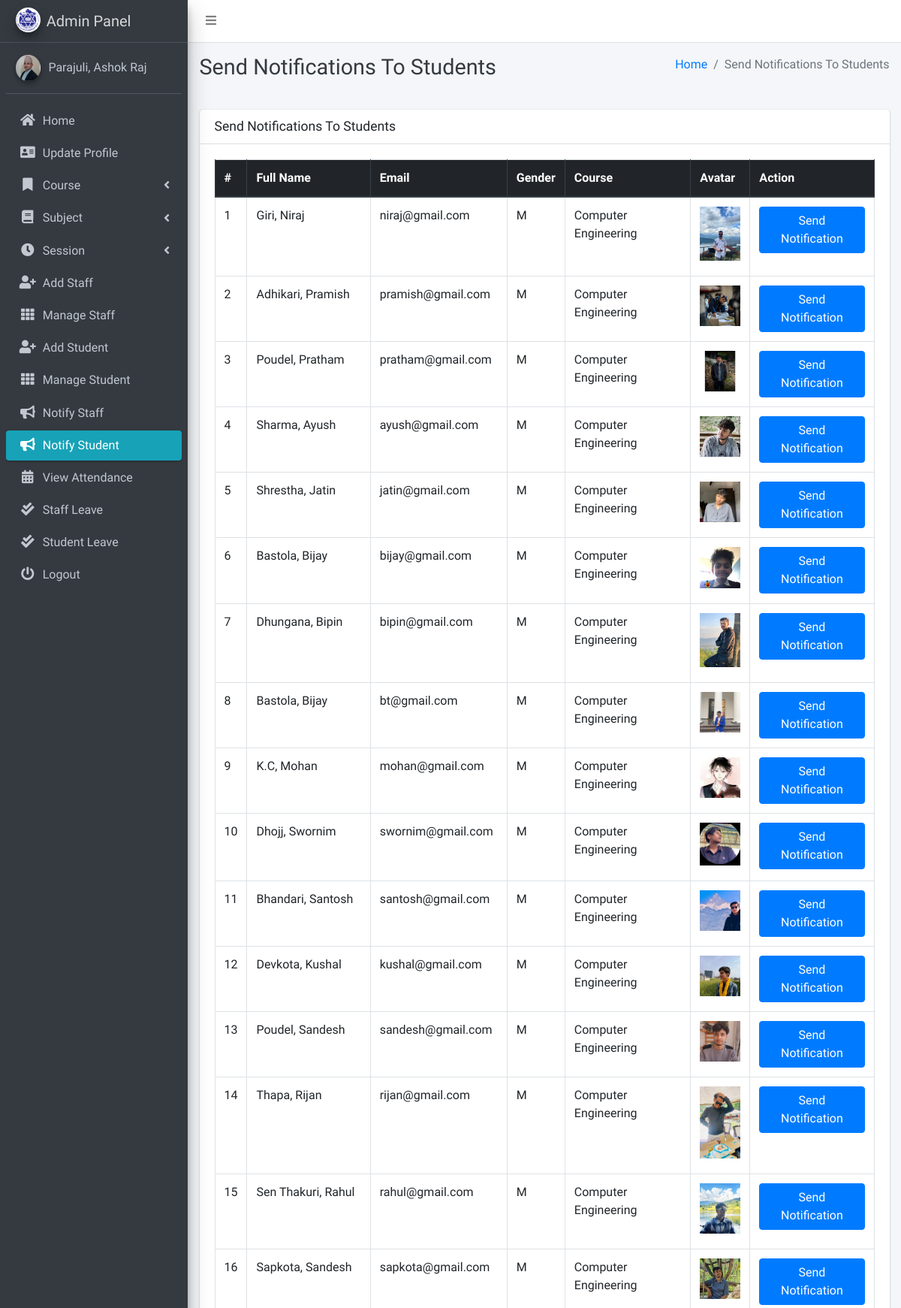
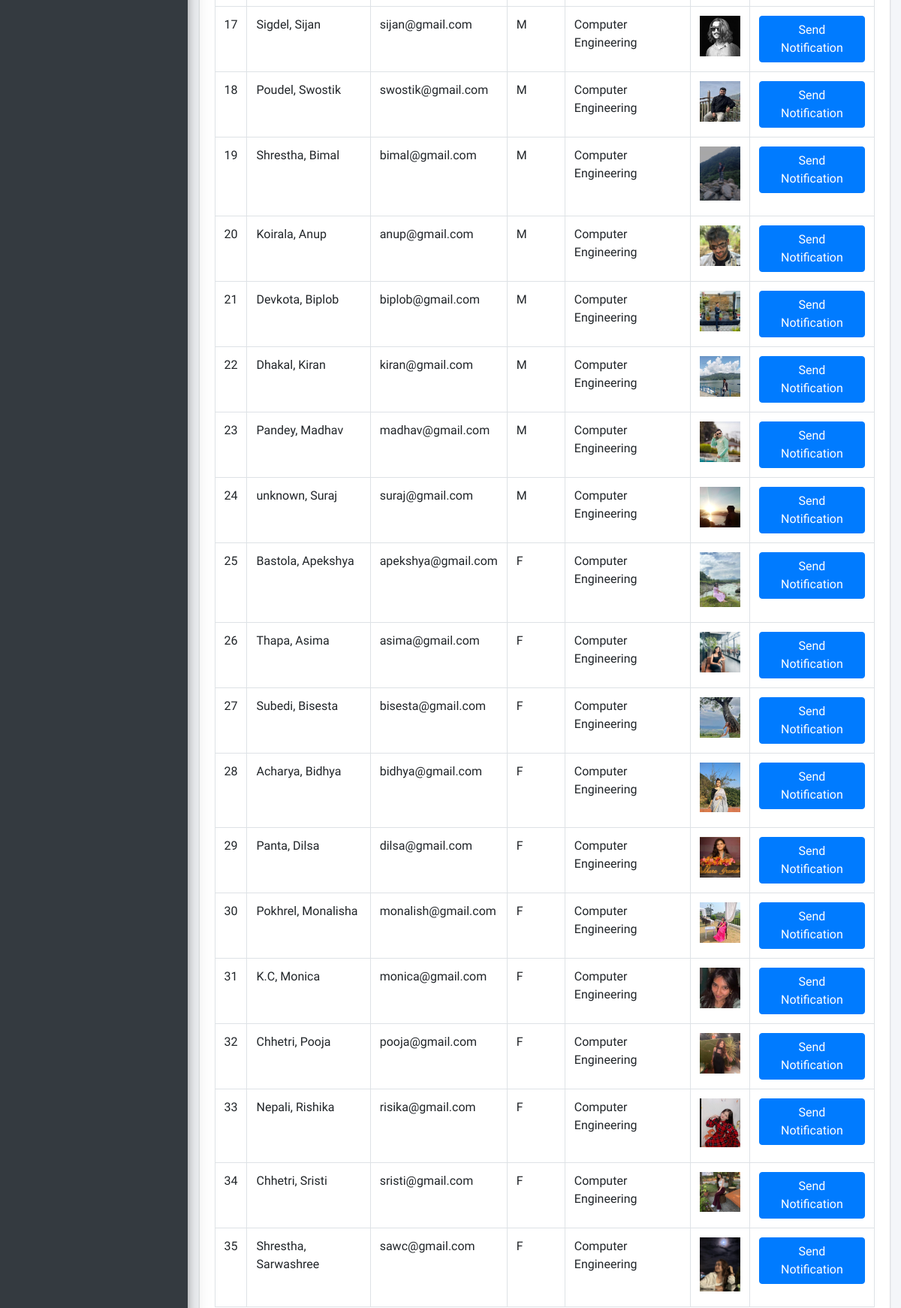
Page /admin_notify_student (signed in, upper part) on the committed database (2 pictures, top to bottom).
### main_app/models.py (models this page shows, shortened)
class CustomUser(AbstractUser):
    USER_TYPE = ((1, "HOD"), (2, "Staff"), (3, "Student"))
    GENDER = [("M", "Male"), ("F", "Female")]
    username = None  # Removed username, using email instead
    email = models.EmailField(unique=True)
    user_type = models.CharField(default=1, choices=USER_TYPE, max_length=1)
    gender = models.CharField(max_length=1, choices=GENDER)
    profile_pic = models.ImageField()
    address = models.TextField()
    fcm_token = models.TextField(default="")  # For firebase notifications
    created_at = models.DateTimeField(auto_now_add=True)
    updated_at = models.DateTimeField(auto_now=True)
    USERNAME_FIELD = "email"
    REQUIRED_FIELDS = []
    objects = CustomUserManager()
    def __str__(self):
        return self.last_name + ", " + self.first_name

class Student(models.Model):
    admin = models.OneToOneField(CustomUser, on_delete=models.CASCADE)
    course = models.ForeignKey(Course, on_delete=models.PROTECT, null=True, blank=False)  # Use PROTECT to avoid deletion issue
    session = models.ForeignKey(Session, on_delete=models.PROTECT, null=True)  # Use PROTECT here too

class Course(models.Model):
    name = models.CharField(max_length=120)
    created_at = models.DateTimeField(auto_now_add=True)
    updated_at = models.DateTimeField(auto_now=True)

### main_app/hod_views.py (the view)
# urls.py: path("admin_notify_student", hod_views.admin_notify_student,
def admin_notify_student(request):
    student = CustomUser.objects.filter(user_type=3)
    context = {
        'page_title': "Send Notifications To Students",
        'students': student
    }
    return render(request, "hod_template/student_notification.html", context)

### main_app/templates/hod_template/student_notification.html (shortened to what this page needs)
{% extends 'main_app/base.html' %}
{% load static %}
{% block page_title %}{{page_title}}{% endblock page_title %}
{% block content %}
<section class="content">
    <div class="container-fluid">
        <div class="row">
            <div class="col-md-12">
                <div class="card">
                    <div class="card-header">
                        <h3 class="card-title">{{page_title}}</h3>
                    </div>
                    <div class="card-body">
                        <table id="example2" class="table table-bordered table-hover">
                            <thead class="thead-dark">
                                <tr>
                                    <th>#</th>
                                    <th>Full Name</th>
                                    <th>Email</th>
                                    <th>Gender</th>
                                    <th>Course</th>
                                    <th>Avatar</th>
                                    <th>Action</th>
                                </tr>
                            </thead>
                            <tbody>
                                {% for student in students %}
                                <tr>
                                    <td>{{ forloop.counter }}</td>
                                    <td>{{student.last_name}}, {{student.first_name}}</td>
                                    <td>{{student.email}}</td>
                                    <td>{{student.gender}}</td>
                                    <td>{{student.student.course.name}}</td>
                                    <td>
                                        {% if student.profile_pic == ""  %}
                                        No Image
                                        {% else %}
                                        <img class="img img-fluid mb-2" height="56" width="56"
                                            src="{{student.profile_pic}}" alt="">
                                        {% endif %}
                                    </td>
                                    <td><button data-toggle = "modal" data-target = "#myModal"class="btn btn-primary show_notification" value="{{student.id}}">Send Notification</button>
                                    </td>
                                </tr>
                                {% endfor %}
                            </tbody>
                        </table>
                    </div>
                </div>
            </div>
        </div>
    </div>
</section>
{% endblock content %}

### main_app/templates/main_app/sidebar_template.html (shortened to what this page needs)
{% load static %}
<aside class="main-sidebar sidebar-dark-info elevation-4">
    {% if request.user.user_type == '1' %}
    <a href="{% url 'admin_home' %}" class="brand-link">
        <img src="{% static 'dist/img/gces.png' %} " alt="AdminLTE Logo"
            class="brand-image img-circle elevation-3" >
        <span class="brand-text font-weight-light">Admin Panel</span>
    </a>
    <div class="sidebar">
        <div class="user-panel mt-3 pb-3 mb-3 d-flex">
            <div class="image">
                <img src="{{ request.user.profile_pic}}" class="img-circle elevation-2" alt="User Image">
            </div>
            <div class="info">
                <a href="#" class="d-block">{{user}}</a>
            </div>
        </div>
        <nav class="mt-2">
            <ul class="nav nav-pills nav-sidebar flex-column" data-widget="treeview" role="menu" data-accordion="false">
                <li class="nav-item">
                    {% url 'admin_home' as admin_home %}
                    <a href="{{admin_home}}" class="nav-link {% if admin_home == request.path %} active {% endif %}">
                        <i class="nav-icon fas fa-home"></i>
                        <p>
                            Home
                        </p>
                    </a>
                </li>
                <li class="nav-item">
                    {% url 'admin_view_profile' as admin_view_profile %}
                    <a href="{{admin_view_profile}}"
                        class="nav-link {% if admin_view_profile == request.path %} active {% endif %}">
                        <i class="nav-icon fas fa-address-card"></i>
                        <p>
                            Update Profile
                        </p>
                    </a>
                </li>
                <li class="nav-item has-treeview">
                    <a href="#" class="nav-link">
                        <i class="nav-icon fas fa-bookmark"></i>
                        <p>
                            Course
                            <i class="fas fa-angle-left right"></i>
                        </p>
                    </a>
                </li>
                <li class="nav-item has-treeview">
                    <a href="#" class="nav-link">
                        <i class="nav-icon fas fa-book"></i>
                        <p>
                            Subject
                            <i class="fas fa-angle-left right"></i>
                        </p>
                    </a>
                </li>
                <li class="nav-item has-treeview">
                    <a href="#" class="nav-link">
                        <i class="nav-icon fas fa-clock"></i>
                        <p>
                            Session
                            <i class="fas fa-angle-left right"></i>
                        </p>
                    </a>
                </li>
                <li class="nav-item">
                    {% url 'add_staff' as add_staff %}
                    <a href="{{add_staff}}" class="nav-link {% if add_staff == request.path %} active {% endif %}">
                        <i class="nav-icon fas fa-user-plus"></i>
                        <p>
                            Add Staff
                        </p>
                    </a>
                </li>
                <li class="nav-item">
                    {% url 'manage_staff' as manage_staff %}
                    {% url 'edit_staff' staff_id as edit_staff %}
                    <a href="{{manage_staff}}"
                        class="nav-link {% if manage_staff == request.path or request.path == edit_staff %} active {% endif %}">
                        <i class="nav-icon fas fa-th"></i>
                        <p>
                            Manage Staff
                        </p>
                    </a>
                </li>
                <li class="nav-item">
                    {% url 'add_student' as add_student%}
                    <a href="{{add_student}}" class="nav-link  {% if add_student == request.path %} active {% endif %}">
                        <i class="nav-icon fas fa-user-plus"></i>
                        <p>
                            Add Student
                        </p>
                    </a>
                </li>
                <li class="nav-item">
                    {% url 'manage_student' as manage_student %}
                    {% url 'edit_student' student_id as edit_student %}
                    <a href="{{manage_student}}"
                        class="nav-link  {% if edit_student == request.path or manage_student == request.path %} active {% endif %}">
                        <i class="nav-icon fas fa-th"></i>
                        <p>
                            Manage Student
                        </p>
                    </a>
                </li>
                <li class="nav-item">
                    {% url 'admin_notify_staff' as admin_notify_staff %}
                    <a href="{{admin_notify_staff}}"
                        class="nav-link {% if admin_notify_staff == request.path %} active {% endif %}">
                        <i class="nav-icon fas fa-bullhorn"></i>
                        <p>
                            Notify Staff
                        </p>
                    </a>
                </li>
                <li class="nav-item">
                    {% url 'admin_notify_student' as admin_notify_student %}
                    <a href="{{admin_notify_student}}"
                        class="nav-link {% if admin_notify_student == request.path %} active {% endif %}">
                        <i class="nav-icon fas fa-bullhorn"></i>
                        <p>
                            Notify Student
                        </p>
                    </a>
                </li>
                <li class="nav-item">
                    {% url 'admin_view_attendance' as admin_view_attendance %}
                <li class="nav-item">
                    <a href="{{admin_view_attendance}}"
                        class="nav-link  {% if admin_view_attendance == request.path %} active {% endif %}">
                        <i class="nav-icon fas fa-calendar-alt"></i>
                        <p>
                            View Attendance
                        </p>
                    </a>
                </li>
                <li class="nav-item">
                    {% url 'view_staff_leave' as view_staff_leave %}
                    <a href="{{view_staff_leave}}"
                        class="nav-link  {% if view_staff_leave == request.path %} active {% endif %}">
                        <i class="nav-icon fas fa-check-double"></i>
                        <p>
                            Staff Leave
                        </p>
                    </a>
                </li>
                <li class="nav-item">
                    {% url 'view_student_leave' as view_student_leave %}
                    <a href="{% url 'view_student_leave' %}"
                        class="nav-link  {% if view_student_leave == request.path %} active {% endif %}">
                        <i class="nav-icon fas fa-check-double"></i>
                        <p>
                            Student Leave
                        </p>
                    </a>
                </li>
                                        {% endif %}
                                        <li class="nav-item">
                                            <a href="{% url 'user_logout' %}"
                                                onclick="return confirm('Your session would be terminated.\n\nProceed?')"
                                                class="nav-link">
                                                <i class="nav-icon fas fa-power-off"></i>
                                                <p>
                                                    Logout
                                                </p>
                                            </a>
                                        </li>
                                    </ul>
                                </nav>
                            </div>
</aside>

### rows in the picture
CustomUser: last_name+first_name "Parajuli, Ashok Raj"
CustomUser: last_name "Giri", first_name "Niraj", email "niraj@gmail.com", gender "M", student.course.name "Computer Engineering", profile_pic (picture)
CustomUser: last_name "Adhikari", first_name "Pramish", email "pramish@gmail.com", gender "M", student.course.name "Computer Engineering", profile_pic (picture)
CustomUser: last_name "Poudel", first_name "Pratham", email "pratham@gmail.com", gender "M", student.course.name "Computer Engineering", profile_pic (picture)
CustomUser: last_name "Sharma", first_name "Ayush", email "ayush@gmail.com", gender "M", student.course.name "Computer Engineering", profile_pic (picture)
CustomUser: last_name "Shrestha", first_name "Jatin", email "jatin@gmail.com", gender "M", student.course.name "Computer Engineering", profile_pic (picture)
CustomUser: last_name "Bastola", first_name "Bijay", email "bijay@gmail.com", gender "M", student.course.name "Computer Engineering", profile_pic (picture)
CustomUser: last_name "Dhungana", first_name "Bipin", email "bipin@gmail.com", gender "M", student.course.name "Computer Engineering", profile_pic (picture)
CustomUser: last_name "Bastola", first_name "Bijay", email "bt@gmail.com", gender "M", student.course.name "Computer Engineering", profile_pic (picture)
CustomUser: last_name "K.C", first_name "Mohan", email "mohan@gmail.com", gender "M", student.course.name "Computer Engineering", profile_pic (picture)
CustomUser: last_name "Dhojj", first_name "Swornim", email "swornim@gmail.com", gender "M", student.course.name "Computer Engineering", profile_pic (picture)
CustomUser: last_name "Bhandari", first_name "Santosh", email "santosh@gmail.com", gender "M", student.course.name "Computer Engineering", profile_pic (picture)
CustomUser: last_name "Devkota", first_name "Kushal", email "kushal@gmail.com", gender "M", student.course.name "Computer Engineering", profile_pic (picture)
CustomUser: last_name "Poudel", first_name "Sandesh", email "sandesh@gmail.com", gender "M", student.course.name "Computer Engineering", profile_pic (picture)
CustomUser: last_name "Thapa", first_name "Rijan", email "rijan@gmail.com", gender "M", student.course.name "Computer Engineering", profile_pic (picture)
CustomUser: last_name "Sen Thakuri", first_name "Rahul", email "rahul@gmail.com", gender "M", student.course.name "Computer Engineering", profile_pic (picture)
CustomUser: last_name "Sapkota", first_name "Sandesh", email "sapkota@gmail.com", gender "M", student.course.name "Computer Engineering", profile_pic (picture)
CustomUser: last_name "Sigdel", first_name "Sijan", email "sijan@gmail.com", gender "M", student.course.name "Computer Engineering", profile_pic (picture)
CustomUser: last_name "Poudel", first_name "Swostik", email "swostik@gmail.com", gender "M", student.course.name "Computer Engineering", profile_pic (picture)
CustomUser: last_name "Shrestha", first_name "Bimal", email "bimal@gmail.com", gender "M", student.course.name "Computer Engineering", profile_pic (picture)
CustomUser: last_name "Koirala", first_name "Anup", email "anup@gmail.com", gender "M", student.course.name "Computer Engineering", profile_pic (picture)
CustomUser: last_name "Devkota", first_name "Biplob", email "biplob@gmail.com", gender "M", student.course.name "Computer Engineering", profile_pic (picture)
CustomUser: last_name "Dhakal", first_name "Kiran", email "kiran@gmail.com", gender "M", student.course.name "Computer Engineering", profile_pic (picture)
CustomUser: last_name "Pandey", first_name "Madhav", email "madhav@gmail.com", gender "M", student.course.name "Computer Engineering", profile_pic (picture)
CustomUser: last_name "unknown", first_name "Suraj", email "suraj@gmail.com", gender "M", student.course.name "Computer Engineering", profile_pic (picture)
CustomUser: last_name "Bastola", first_name "Apekshya", email "apekshya@gmail.com", gender "F", student.course.name "Computer Engineering", profile_pic (picture)
CustomUser: last_name "Thapa", first_name "Asima", email "asima@gmail.com", gender "F", student.course.name "Computer Engineering", profile_pic (picture)
CustomUser: last_name "Subedi", first_name "Bisesta", email "bisesta@gmail.com", gender "F", student.course.name "Computer Engineering", profile_pic (picture)
CustomUser: last_name "Acharya", first_name "Bidhya", email "bidhya@gmail.com", gender "F", student.course.name "Computer Engineering", profile_pic (picture)
CustomUser: last_name "Panta", first_name "Dilsa", email "dilsa@gmail.com", gender "F", student.course.name "Computer Engineering", profile_pic (picture)
CustomUser: last_name "Pokhrel", first_name "Monalisha", email "monalish@gmail.com", gender "F", student.course.name "Computer Engineering", profile_pic (picture)
CustomUser: last_name "K.C", first_name "Monica", email "monica@gmail.com", gender "F", student.course.name "Computer Engineering", profile_pic (picture)
CustomUser: last_name "Chhetri", first_name "Pooja", email "pooja@gmail.com", gender "F", student.course.name "Computer Engineering", profile_pic (picture)
CustomUser: last_name "Nepali", first_name "Rishika", email "risika@gmail.com", gender "F", student.course.name "Computer Engineering", profile_pic (picture)
CustomUser: last_name "Chhetri", first_name "Sristi", email "sristi@gmail.com", gender "F", student.course.name "Computer Engineering", profile_pic (picture)
CustomUser: last_name "Shrestha", first_name "Sarwashree", email "sawc@gmail.com", gender "F", student.course.name "Computer Engineering", profile_pic (picture)

### other values in the picture
{{ page_title }} "Send Notifications To Students"
